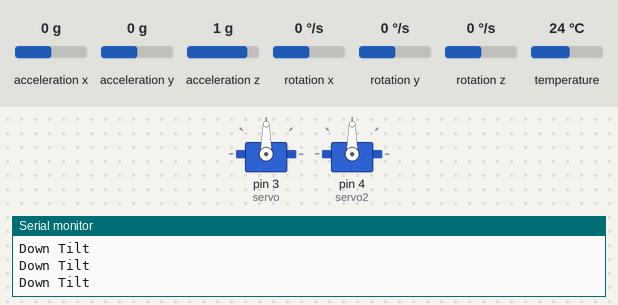
A sketch run on a simulated Arduino Leonardo, built with avr-gcc and run on an emulated ATmega32U4. On the bench: 2 × servo, the last lines printed to the serial monitor. Inputs (shaded band) come from the test bench; at power-on: rotation y 0 °/s, acceleration x 0 g, acceleration y 0 g, acceleration z 1 g, rotation x 0 °/s, rotation z 0 °/s, temperature 24 °C.

Above: at 1.3 s.
1.4 s: rotation y set to -109 °/s
2.9 s: rotation y set to -118 °/s
At 3.9 s:
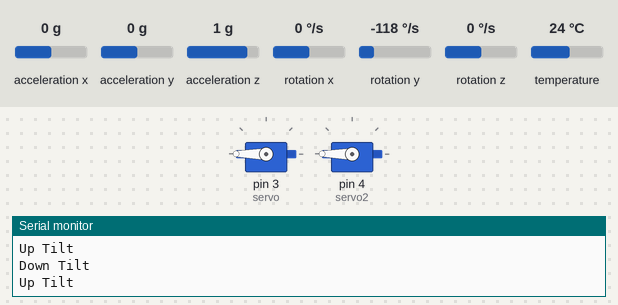
4.6 s: rotation y set to 192 °/s
At 5.4 s:
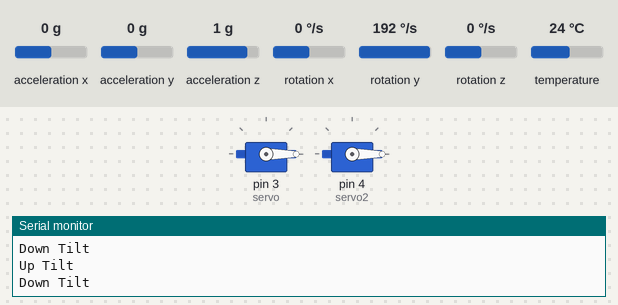
6.1 s: rotation y set to 118 °/s
7.6 s: rotation y set to 110 °/s
At 8.2 s:
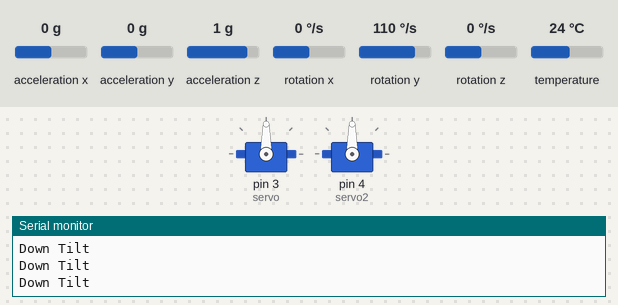
9.3 s: rotation y set to -192 °/s
At 9.7 s:
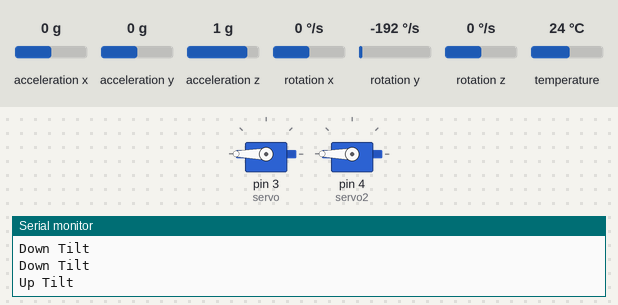
Timing chart, 0 to 11.8 s (numbered marks = the images above; inputs shaded):
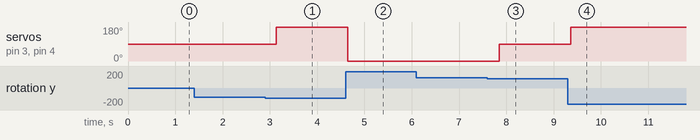

Measured:
- the behaviour switches between -114 and -115 °/s on rotation y (found by bisection; images 0 and 1)
- the behaviour switches between 115 and 114 °/s on rotation y (found by bisection; images 2 and 3)
- after the input at 2.9 s, servo on pin 3 (servo), servo on pin 4 (servo2): 90° → 180° after 0.23 s
- after the input at 4.6 s, servo on pin 3 (servo), servo on pin 4 (servo2): 180° → 0° at once
- after the input at 7.6 s, servo on pin 3 (servo), servo on pin 4 (servo2): 0° → 90° after 0.25 s
- after the input at 9.3 s, servo on pin 3 (servo), servo on pin 4 (servo2): 90° → 180° after 0.06 s

The sketch:

gyrobox.ino
```cpp
// Basic demo for accelerometer readings from Adafruit MPU6050

#include <Adafruit_MPU6050.h>
#include <Adafruit_Sensor.h>
#include <Wire.h>
#include <Servo.h>

Servo servo;
Servo servo2;

Adafruit_MPU6050 mpu;

void setup(void) {
  Serial.begin(115200);
  servo.attach(3);
  servo2.attach(4);
  servo.write(90);
  //servo2.write(90);
  while (!Serial)
    delay(10); // will pause Zero, Leonardo, etc until serial console opens

  Serial.println("Adafruit MPU6050 test!");

  // Try to initialize!
  if (!mpu.begin()) {
    Serial.println("Failed to find MPU6050 chip");
    while (1) {
      delay(10);
    }
  }
  Serial.println("MPU6050 Found!");

  mpu.setAccelerometerRange(MPU6050_RANGE_8_G);
  Serial.print("Accelerometer range set to: ");
  switch (mpu.getAccelerometerRange()) {
  case MPU6050_RANGE_2_G:
    Serial.println("+-2G");
    break;
  case MPU6050_RANGE_4_G:
    Serial.println("+-4G");
    break;
  case MPU6050_RANGE_8_G:
    Serial.println("+-8G");
    break;
  case MPU6050_RANGE_16_G:
    Serial.println("+-16G");
    break;
  }
  mpu.setGyroRange(MPU6050_RANGE_500_DEG);
  Serial.print("Gyro range set to: ");
  switch (mpu.getGyroRange()) {
  case MPU6050_RANGE_250_DEG:
    Serial.println("+- 250 deg/s");
    break;
  case MPU6050_RANGE_500_DEG:
    Serial.println("+- 500 deg/s");
    break;
  case MPU6050_RANGE_1000_DEG:
    Serial.println("+- 1000 deg/s");
    break;
  case MPU6050_RANGE_2000_DEG:
    Serial.println("+- 2000 deg/s");
    break;
  }

  mpu.setFilterBandwidth(MPU6050_BAND_21_HZ);
  Serial.print("Filter bandwidth set to: ");
  switch (mpu.getFilterBandwidth()) {
  case MPU6050_BAND_260_HZ:
    Serial.println("260 Hz");
    break;
  case MPU6050_BAND_184_HZ:
    Serial.println("184 Hz");
    break;
  case MPU6050_BAND_94_HZ:
    Serial.println("94 Hz");
    break;
  case MPU6050_BAND_44_HZ:
    Serial.println("44 Hz");
    break;
  case MPU6050_BAND_21_HZ:
    Serial.println("21 Hz");
    break;
  case MPU6050_BAND_10_HZ:
    Serial.println("10 Hz");
    break;
  case MPU6050_BAND_5_HZ:
    Serial.println("5 Hz");
    break;
  }

  Serial.println("");
  delay(100);
}

void loop() {

  /* Get new sensor events with the readings */
  sensors_event_t a, g, temp;
  mpu.getEvent(&a, &g, &temp);
  int x = g.gyro.x;
  int y = g.gyro.y;
  int z = g.gyro.z;
    servo.write(90);
    servo2.write(90);
    Serial.println("Down Tilt");
  if (y>1){
    servo.write(0);
    servo2.write(0);
    delay(300);
  }
  else if(y<-1){
    servo.write(180);

    servo2.write(180);
    Serial.println("Up Tilt");
  }

  Serial.println("");
  delay(500);
}
```
